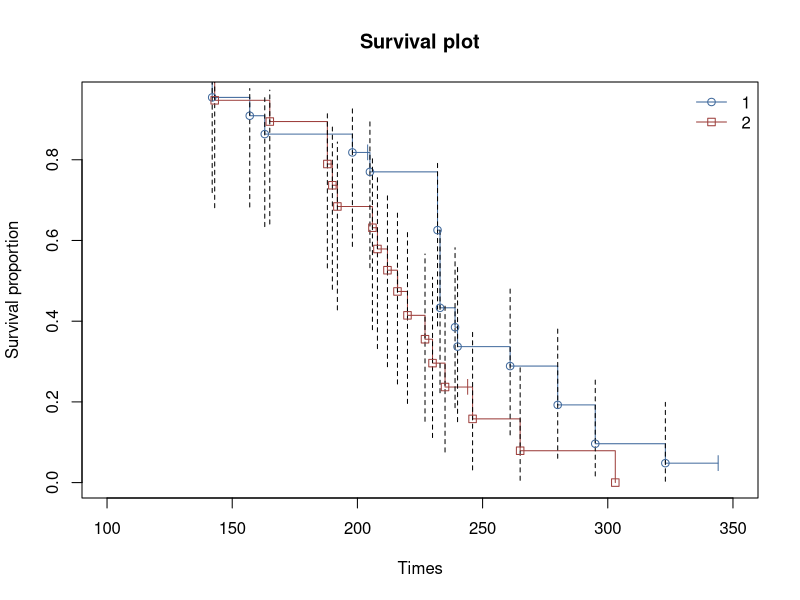

Reproduce this figure in R.
# Survival plot: the StatsDirect help illustration (Kaplan-Meier estimates of survival
# in two groups of rats given different pre-treatments, the Kaplan-Meier example; the
# test workbook's Survival worksheet columns Group Surv, Time Surv and Censor Surv) in R
if (!requireNamespace("survival", quietly = TRUE)) install.packages("survival", repos = "https://cloud.r-project.org")
library(survival)
group <- c(2, 1, 2, 2, 1, 1, 1, 1, 1, 2, 2, 2, 1, 1, 1, 1, 1, 1, 1, 1, 2, 2, 2, 2, 2,
           2, 2, 1, 2, 2, 1, 1, 2, 1, 2, 2, 2, 2, 1, 2, 2)
time <- c(142, 143, 157, 163, 165, 188, 188, 190, 192, 198, 204, 205, 206, 208, 212,
          216, 216, 220, 227, 230, 232, 232, 232, 233, 233, 233, 233, 235, 239, 240,
          244, 246, 261, 265, 280, 280, 295, 295, 303, 323, 344)
event <- c(1, 1, 1, 1, 1, 1, 1, 1, 1, 1, 0, 1, 1, 1, 1, 0, 1, 1, 1, 1, 1, 1, 1, 1, 1,
           1, 1, 1, 1, 1, 0, 1, 1, 1, 1, 1, 1, 1, 1, 1, 0)   # 1 = death, 0 = censored

# The Kaplan-Meier function of the Analysis menu, asked to save its estimates, writes
# ten columns for each group to the worksheet: Time, Death/Event, Survival Proportion
# (S), Approx. SE(S), 95% LCI S, 95% UCI S and the same four for the hazard, with one
# row for each subject in time order. The groups are numbered in the order in which
# they first occur in the group column, so group 1 of the saved columns is Group Surv
# 2 here. survfit gives the same S (the product limit estimate), and with
# conf.type = "log-log" the same limits: the interval is set on log(-log S), as
# recommended by Kalbfleisch and Prentice, so that it stays between 0 and 1. A row
# where S has reached 0 has no limits.
g <- factor(group, levels = unique(group))
fit <- survfit(Surv(time, event) ~ g, conf.type = "log-log")
print(fit)

# The values the plot takes, one row for each distinct time (the saved columns repeat
# a row for each subject at the same time)
six <- function(x) formatC(x, digits = 6, format = "f", drop0trailing = TRUE)
s <- summary(fit, censored = TRUE)
for (k in levels(s$strata)) {
  i <- s$strata == k
  cat("\nGroup Surv =", sub("^g=", "", k), "\n")
  print(data.frame(Time = s$time[i], Dead = s$n.event[i], Censored = s$n.censor[i],
                   "Survival Proportion (S)" = six(s$surv[i]),
                   "95% LCI S" = ifelse(s$surv[i] > 0, six(s$lower[i]), "*"),
                   "95% UCI S" = ifelse(s$surv[i] > 0, six(s$upper[i]), "*"),
                   check.names = FALSE), row.names = FALSE)
}

# StatsDirect draws each group's S as a step function that starts at 1 on the left of
# the axis, with a hollow marker at each death time (a circle for group 1, a square
# for group 2), a small vertical tick at each censored time and, when the limits are
# given for every group, a dashed black line from the lower to the upper limit at each
# death time. The X axis is titled Times and the Y axis Survival proportion, from 0 to
# 1; the chart is titled Survival plot and a legend below it numbers the groups. Base
# R's plot of a survfit object starts the steps at time 0; StatsDirect starts them at
# the left end of its X axis, which its autoscale puts at 100 for these times, so xlim
# is set to 100 to 350 to match.
colours <- c("#40699C", "#9E413E")
plot(fit, conf.int = FALSE, mark.time = TRUE, pch = "|", col = colours,
     xlim = c(100, 350), xlab = "Times", ylab = "Survival proportion",
     main = "Survival plot")
for (k in seq_along(levels(s$strata))) {
  i <- s$strata == levels(s$strata)[k] & s$n.event > 0
  segments(s$time[i], s$lower[i], s$time[i], s$upper[i], lty = 2)
  points(s$time[i], s$surv[i], pch = c(1, 0)[k], col = colours[k])
}
legend("topright", legend = seq_along(levels(s$strata)), pch = c(1, 0), col = colours,
       lty = 1, bty = "n")
cat("\nSurvival plot: X axis Times, Y axis Survival proportion (0 to 1)\n")

# What the plot shows at the median survival time of each group, the first time at
# which S is 0.5 or below
for (k in levels(s$strata)) {
  i <- which(s$strata == k)
  m <- i[which(s$surv[i] <= 0.5)[1]]
  cat(sprintf("Group Surv = %s: %d deaths, %d censored; at time %s ",
              sub("^g=", "", k), sum(s$n.event[i]), sum(s$n.censor[i]), s$time[m]),
      sprintf("S = %s (95%% CI %s to %s)\n", six(s$surv[m]), six(s$lower[m]),
              six(s$upper[m])), sep = "")
}
